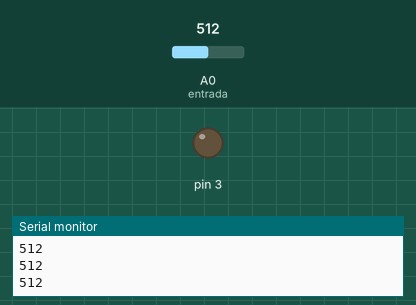
Recording of a sketch running on a simulated Arduino Uno, built with avr-gcc and run on an emulated ATmega328P. Shown: output pins drawn as LEDs (lit = HIGH), the last lines printed to the serial monitor. The inputs (shaded band) are chosen by the test bench; at power-on: A0 (entrada) = 512.

Above: at 1.3 s.
1.4 s: A0 (entrada) set to 789
2.9 s: A0 (entrada) set to 818
At 3.5 s:
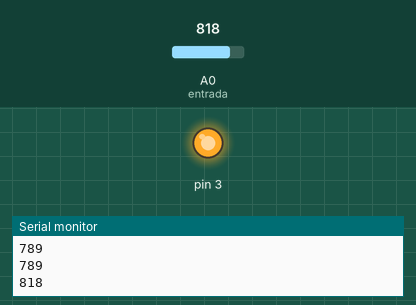
4.5 s: A0 (entrada) set to 790
At 5.7 s:
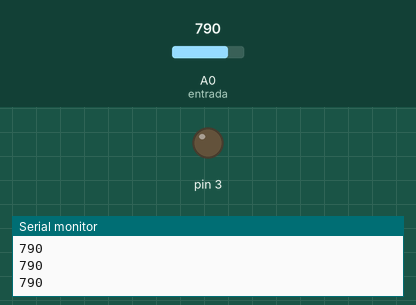
6.0 s: A0 (entrada) set to 810
At 7.0 s:
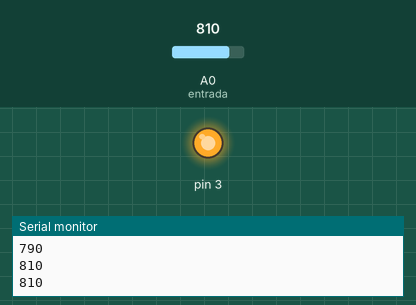
Timing chart, 0 to 8.5 s (numbered marks = the images above; inputs shaded):
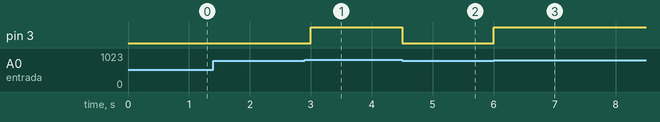

The sketch:

practica_4.1.ino
```cpp
#define entrada A0
#define salida 3
#define inpin(pin) pinMode(pin,INPUT)
#define outpin(pin) pinMode(pin,OUTPUT)
#define high(pin) digitalWrite(pin,HIGH)
#define low(pin) digitalWrite(pin,LOW)
int valor_foto;
#define tiempo(pin) delay(500)
void setup(){
Serial.begin(9600);
outpin(salida);
inpin(entrada);
 }
void loop(){
valor_foto = analogRead(entrada);
Serial.println(valor_foto);

if(valor_foto < 800){
  low(salida);
  }
  else{
    high(salida);
    }
    tiempo();
}
```

Measured:
- the behaviour switches between 799 and 800 on A0 (entrada) (found by bisection; images 0 and 1)
- after the input at 2.9 s, pin 3: LOW → HIGH after 0.10 s
- after the input at 4.5 s, pin 3: HIGH → LOW at once
- after the input at 6.0 s, pin 3: LOW → HIGH at once
